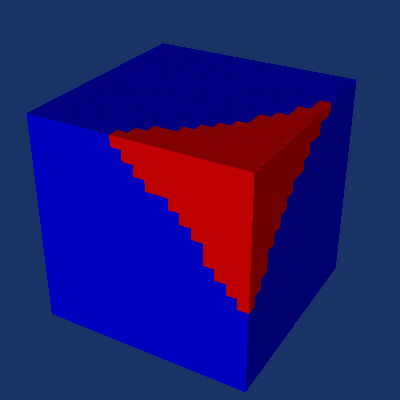

Write Python code to recreate this figure.
#!/usr/bin/env python

# Demonstrate vtkExplodeDataSet by reading an image dataset with material
# labels, exploding it into partitions by cell scalar, and rendering
# each partition with a different color.

import os

# Factory overrides
import vtkmodules.vtkInteractionStyle  # noqa: F401
import vtkmodules.vtkRenderingOpenGL2  # noqa: F401

from vtkmodules.vtkCommonColor import vtkNamedColors
from vtkmodules.vtkFiltersGeneral import vtkExplodeDataSet
from vtkmodules.vtkFiltersGeometry import vtkCompositeDataGeometryFilter
from vtkmodules.vtkIOXML import vtkXMLImageDataReader
from vtkmodules.vtkRenderingCore import (
    vtkActor,
    vtkCompositePolyDataMapper,
    vtkPolyDataMapper,
    vtkRenderWindow,
    vtkRenderWindowInteractor,
    vtkRenderer,
)

# Data directory
data_dir = os.environ.get("VPE_DATA_DIR", os.path.dirname(os.path.abspath(__file__)))

# Read image data with material labels
reader = vtkXMLImageDataReader()
reader.SetFileName(os.path.join(data_dir, "waveletMaterial.vti"))
reader.Update()

# Get the cell scalar array name
array_name = reader.GetOutput().GetCellData().GetArray(0).GetName()

# Explode dataset by cell scalars
explode = vtkExplodeDataSet()
explode.SetInputConnection(reader.GetOutputPort())
explode.SetInputArrayToProcess(array_name, 1)  # 1 = CELL association
explode.Update()

# Extract geometry from the partitioned dataset collection
geometry = vtkCompositeDataGeometryFilter()
geometry.SetInputConnection(explode.GetOutputPort())

# Mapper and actor
mapper = vtkCompositePolyDataMapper()
mapper.SetInputConnection(geometry.GetOutputPort())

actor = vtkActor()
actor.SetMapper(mapper)

# Renderer
renderer = vtkRenderer()
renderer.AddActor(actor)
renderer.SetBackground(0.1, 0.2, 0.4)

# Window
render_window = vtkRenderWindow()
render_window.AddRenderer(renderer)
render_window.SetSize(400, 400)
render_window.SetWindowName("explode dataset")

# Interactor
interactor = vtkRenderWindowInteractor()
interactor.SetRenderWindow(render_window)

# Scene
renderer.ResetCamera()
renderer.GetActiveCamera().Elevation(30)
renderer.GetActiveCamera().Azimuth(30)
renderer.ResetCameraClippingRange()

interactor.Initialize()
interactor.Start()
